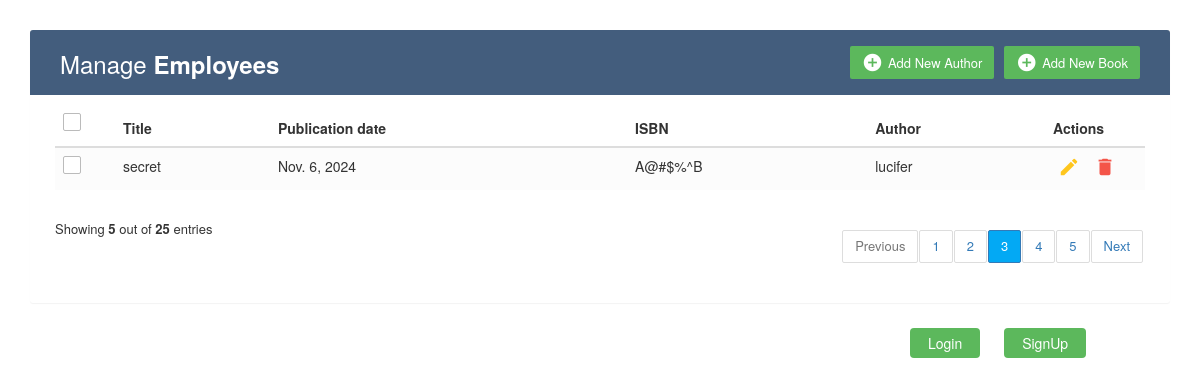
The app's page /, older data.
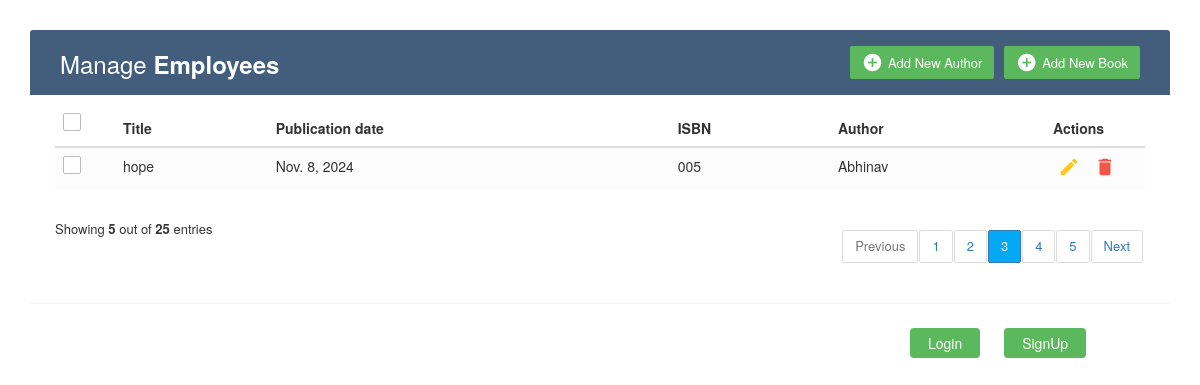
The same page, newer data.
### home/models.py (models this page shows, shortened)
class Book(models.Model):
    title = models.CharField(max_length=255)
    publication_date = models.DateField()
    isbn = models.CharField(max_length=13, unique=True)
    author = models.ForeignKey(Author, on_delete=models.CASCADE)

class Author(models.Model):
    name = models.CharField(max_length=255)
    email = models.EmailField(unique=True)
    def __str__(self):
        return self.name

### home/views.py (the view)
# urls.py: path("",views.index,name='home'),
def index(request):
    bk=Book.objects.all()
    author = Author.objects.all()
    context={
        'bk':bk,
        'author':author
    }
    return render(request,'index.html',context)

### template/index.html (shortened to what this page needs)
<!DOCTYPE html>
<html lang="en">
<head>
	<link rel="stylesheet" href="/static/css/style.css">
	<link rel="stylesheet" href="https://maxcdn.bootstrapcdn.com/font-awesome/4.7.0/css/font-awesome.min.css">
	<link rel="stylesheet" href="https://maxcdn.bootstrapcdn.com/bootstrap/3.3.7/css/bootstrap.min.css">
<body>
	<div class="container">
		<div class="table-wrapper">
			<div class="table-title">
				<div class="row">
					<div class="col-sm-6">
						<h2>Manage <b>Employees</b></h2>
					</div>
					<div class="col-sm-6">
						<a href="#addbooks" class="btn btn-success" data-toggle="modal"><i
								class="material-icons">&#xE147;</i> <span>Add New Book</span></a>
						<a href="#addauthor" class="btn btn-success" data-toggle="modal"><i
								class="material-icons">&#xE147;</i> <span>Add New Author</span></a>
					</div>
				</div>
			</div>
			<table class="table table-striped table-hover">
				<thead>
					<tr>
						<th>
							<span class="custom-checkbox">
								<label for="selectAll"></label>
							</span>
						</th>
						<th>Title</th>
						<th>Publication date</th>
						<th>ISBN</th>
						<th>Author</th>
						<th>Actions</th>
					</tr>
				</thead>
				<tbody>
					{% for i in bk %}
					<tr>
						<td>
							<span class="custom-checkbox">
								<label for="checkbox1"></label>
							</span>
						</td>
						<td>{{i.title}}</td>
						<td>{{i.publication_date}}</td>
						<td>{{i.isbn}}</td>
						<td>{{i.author}}</td>
						<td>
							<a href="#editEmployeeModal-{{forloop.counter}}" class="edit" data-toggle="modal"><i
									class="material-icons" data-toggle="tooltip" title="Edit">&#xE254;</i></a>
							<a href="#deleteEmployeeModal" class="delete" data-toggle="modal"><i class="material-icons"
									data-toggle="tooltip" title="Delete">&#xE872;</i></a>
						</td>
					</tr>
					{% endfor %}
				</tbody>
			</table>
			<div class="clearfix">
				<div class="hint-text">Showing <b>5</b> out of <b>25</b> entries</div>
				<ul class="pagination">
					<li class="page-item disabled"><a href="#">Previous</a></li>
					<li class="page-item"><a href="#" class="page-link">1</a></li>
					<li class="page-item"><a href="#" class="page-link">2</a></li>
					<li class="page-item active"><a href="#" class="page-link">3</a></li>
					<li class="page-item"><a href="#" class="page-link">4</a></li>
					<li class="page-item"><a href="#" class="page-link">5</a></li>
					<li class="page-item"><a href="#" class="page-link">Next</a></li>
				</ul>
			</div>
		</div>
	</div>
	<span class="MYBtu">
		<a href="/page_login" class="login" >Login</a>
		<a href="/signup" class="login">SignUp</a>
	</span>
</body>
</html>

Row changes from the older to the newer data that the page shows:
removed Book: title "secret", publication_date "Nov. 6, 2024", isbn "A@#$%^B", author "lucifer"
added Book: title "hope", publication_date "Nov. 8, 2024", isbn "005", author "Abhinav"
